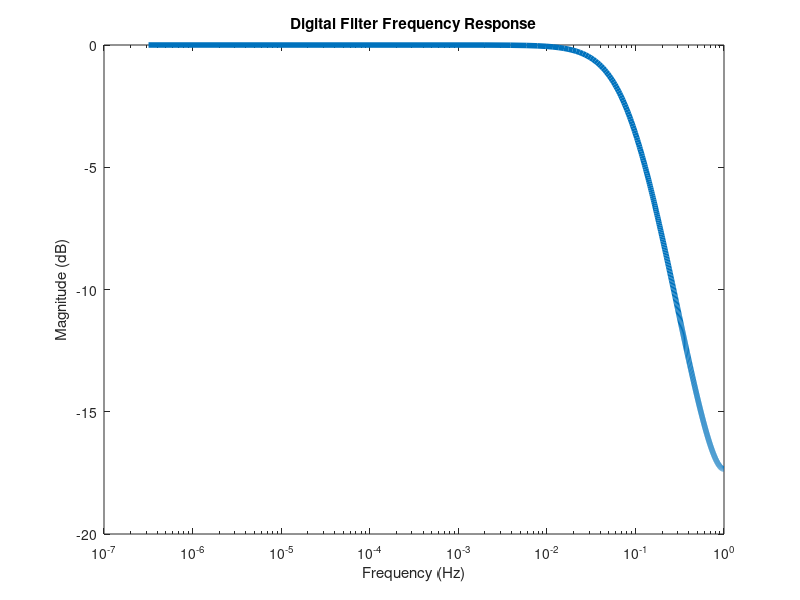
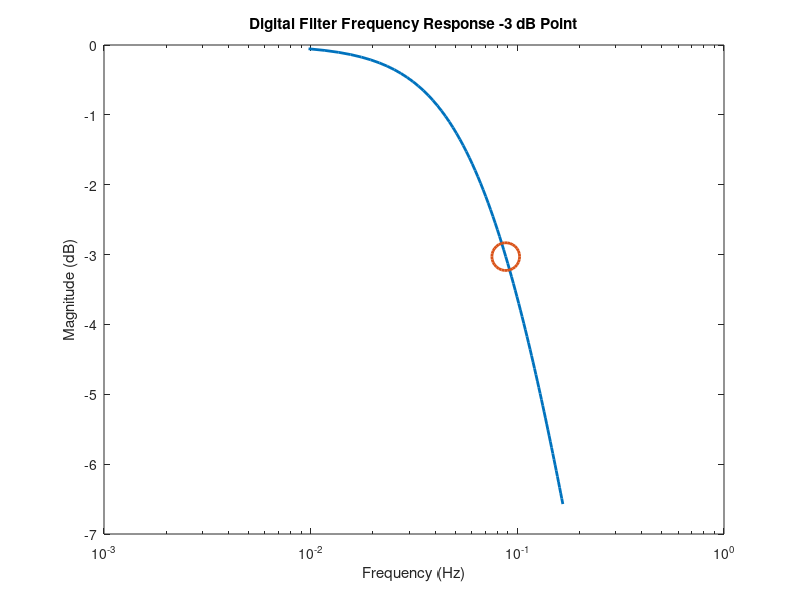

MATLAB code to generate these figures, in order:
% Script plot the frequency response of a single pole low pass filter
Ts = 0.5;            % sample at 2 Hz
fc = 0.1;            % set the cutoff at 0.1 Hz
tauF = 1/(2*pi*fc);  % angular period for the cutoff
alpha = Ts/(Ts+tauF);% time domain filter coefficient
B = [0 alpha];       % numerator for digital frequency transfer function
A = [1 -(1-alpha)];  % denominator for digital frequency transfer function
[H, W] = freqz(B,A); % calculate the frequency response for the single
% get the frequency in hertz
f = ((W+1e-6)/pi)*(1/(2*Ts));
% get the magnitude of the filter in dB
HdB = 20*log10(abs(H));
h = figure;          % get a new figure and save the handle
% plot the frequency response
semilogx( f, HdB,'LineWidth',4)
% add notations to the plot
title('Digital Filter Frequency Response')
ylabel('Magnitude (dB)')
xlabel('Frequency (Hz)')
print(h,'-dpng','-color','dfilt.png')

% find the values which are less than -3 dB
II = ( 20*log10(abs(H)) < -3);
% get the first value which is less than -3 dB
N = find(II,1,'first');
% plot the values 40 points before and behind
% the -3 dB point
ww = (N-40):(N+40);
h = figure;
% plot the frequency response and mark the -3 dB point
semilogx( f(ww), HdB(ww), 'LineWidth',2,f(N),HdB(N),'o','markersize',20,'LineWidth',2)
title('Digital Filter Frequency Response -3 dB Point')
ylabel('Magnitude (dB)')
xlabel('Frequency (Hz)')
print(h,'-dpng','-color','dfilt3dB.png')

